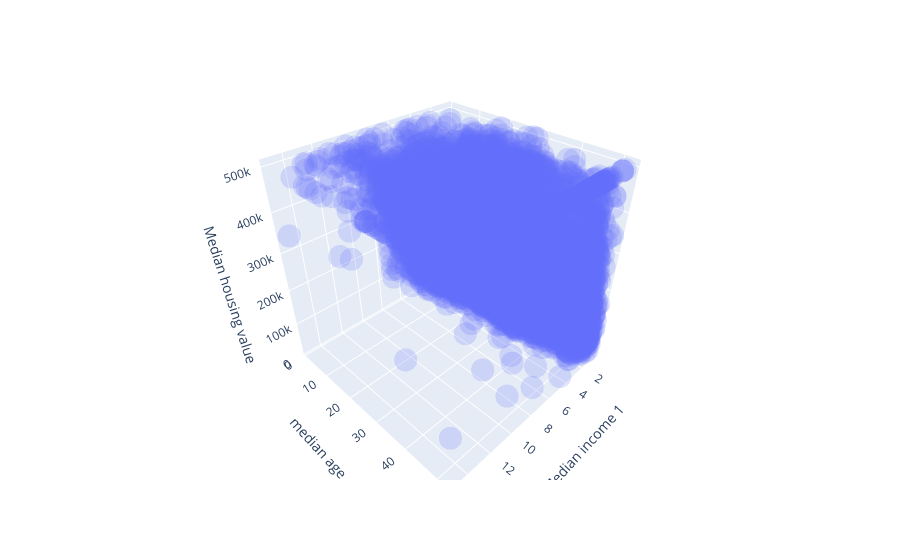

Notebook source saved alongside this figure:
### Code cell
fig = px.scatter_3d(
    x=df["median_income"],
    y=df["housing_median_age"],
    z=df["median_house_value"],
    labels={'x': 'Median income 1', 'y': 'median age', 'z': 'Median housing value'},
    size_max=1,
    opacity=0.2
)


# Create a surface plot
surface = go.Surface(x=df["median_income"], y=df["housing_median_age"], z=model1.predict(X=df[["median_income", "housing_median_age"]]), colorscale='Reds', opacity=0.7, showscale=False)

fig.add_trace(surface)

fig.show()

### Figure 1 — Plotly figure (JSON) as saved in the notebook; plotly's stock layout.template omitted (floating-point values rounded to 4 significant figures; data arrays with more than 128 entries replaced by an {"elided": "..."} marker saying what was removed)
{"data": [{"hovertemplate": "Median income 1=%{x}<br>median age=%{y}<br>Median housing value=%{z}<extra></extra>", "legendgroup": "", "marker": {"color": "#636efa", "opacity": 0.2, "symbol": "circle"}, "mode": "markers", "name": "", "scene": "scene", "showlegend": false, "type": "scatter3d", "x": {"elided": "20640 float values"}, "y": {"elided": "20640 int values"}, "z": {"elided": "20640 int values"}}, {"colorscale": [[0, "rgb(255,245,240)"], [0.125, "rgb(254,224,210)"], [0.25, "rgb(252,187,161)"], [0.375, "rgb(252,146,114)"], [0.5, "rgb(251,106,74)"], [0.625, "rgb(239,59,44)"], [0.75, "rgb(203,24,29)"], [0.875, "rgb(165,15,21)"], [1, "rgb(103,0,13)"]], "opacity": 0.7, "showscale": false, "type": "surface", "x": {"elided": "20640 float values"}, "y": {"elided": "20640 int values"}, "z": {"elided": "20640x1 float values"}}], "layout": {"legend": {"tracegroupgap": 0}, "margin": {"t": 60}, "scene": {"domain": {"x": [0, 1], "y": [0, 1]}, "xaxis": {"title": {"text": "Median income 1"}}, "yaxis": {"title": {"text": "median age"}}, "zaxis": {"title": {"text": "Median housing value"}}}}}
